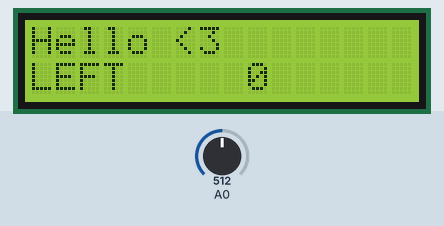
Bench run of a sketch on a simulated Arduino Uno, built with avr-gcc and run on an emulated ATmega328P. On the bench: 16×2 character LCD. The inputs (shaded band) are chosen by the test bench; at power-on: A0 = 512.

Above: at 1.2 s.
1.3 s: A0 set to 440
At 2.2 s:
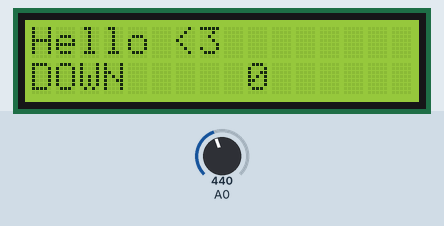
2.8 s: A0 set to 240
At 3.3 s:
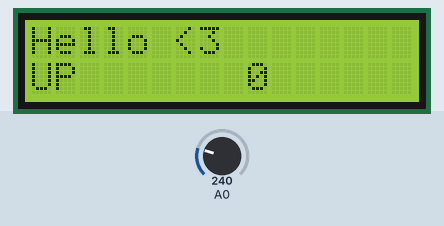
4.3 s: A0 set to 40
At 5.5 s:
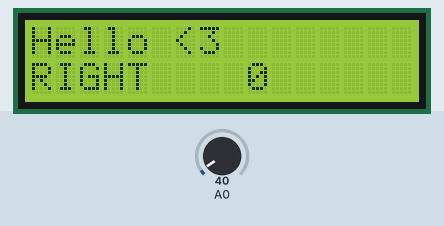
5.8 s: A0 set to 660
At 6.7 s:
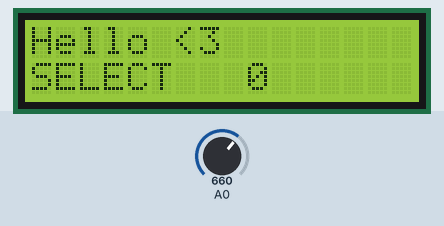
7.3 s: A0 set to 900
At 7.9 s:
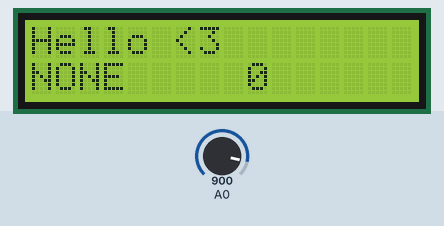
8.8 s: A0 set to 716
At 9.1 s:
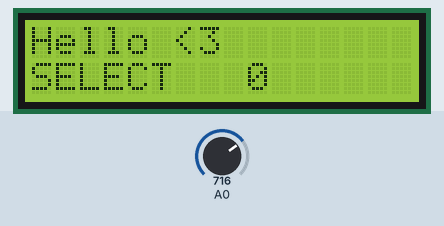
Timing chart, 0 to 11.3 s (numbered marks = the images above; inputs shaded):
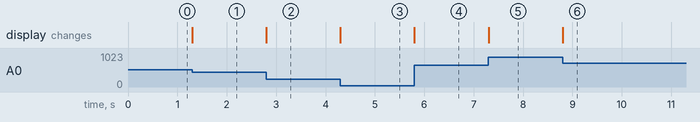

The sketch:

Arduino_Shelid_16x2LCD.ino
```cpp
#include <LiquidCrystal.h>
LiquidCrystal lcd(8, 9, 4, 5, 6, 7);

int lcd_key     = 0;
int adc_key_in  = 0;
#define btnRIGHT  0
#define btnUP     1
#define btnDOWN   2
#define btnLEFT   3
#define btnSELECT 4
#define btnNONE   5
int count = 0;
int read_LCD_buttons() {
  adc_key_in = analogRead(0);
  if (adc_key_in > 1000) return btnNONE;
  if (adc_key_in < 50)   return btnRIGHT;
  if (adc_key_in < 250)  return btnUP;
  if (adc_key_in < 450)  return btnDOWN;
  if (adc_key_in < 650)  return btnLEFT;
  if (adc_key_in < 850)  return btnSELECT;
  return btnNONE;

}
void setup() {
  lcd.begin(16, 2);
  lcd.setCursor(0, 0);
  lcd.print("Hello <3");
  Serial.begin(9600);
}
void loop() {

  lcd.setCursor(9, 1);           // move cursor to second line "1" and 9 spaces over
  lcd.print(count);
  lcd.setCursor(0, 1);

  lcd_key = read_LCD_buttons();

  switch (lcd_key) {

    case btnRIGHT:
      lcd.print("RIGHT ");
      break;

    case btnLEFT:
      lcd.print("LEFT   ");
      break;

    case btnUP:
      lcd.print("UP    ");
      break;

    case btnDOWN:
      lcd.print("DOWN  ");
      break;

    case btnSELECT:
      lcd.print("SELECT");
      break;

    case btnNONE:
      lcd.print("NONE  ");
      break;
  }
}
```

Measured:
- after the input at 1.3 s, the display: changes at once (image 1)
- after the input at 2.8 s, the display: changes at once (image 2)
- after the input at 4.3 s, the display: changes at once (image 3)
- after the input at 5.8 s, the display: changes at once (image 4)
- after the input at 7.3 s, the display: changes at once (image 5)
- after the input at 8.8 s, the display: changes at once (image 6)
